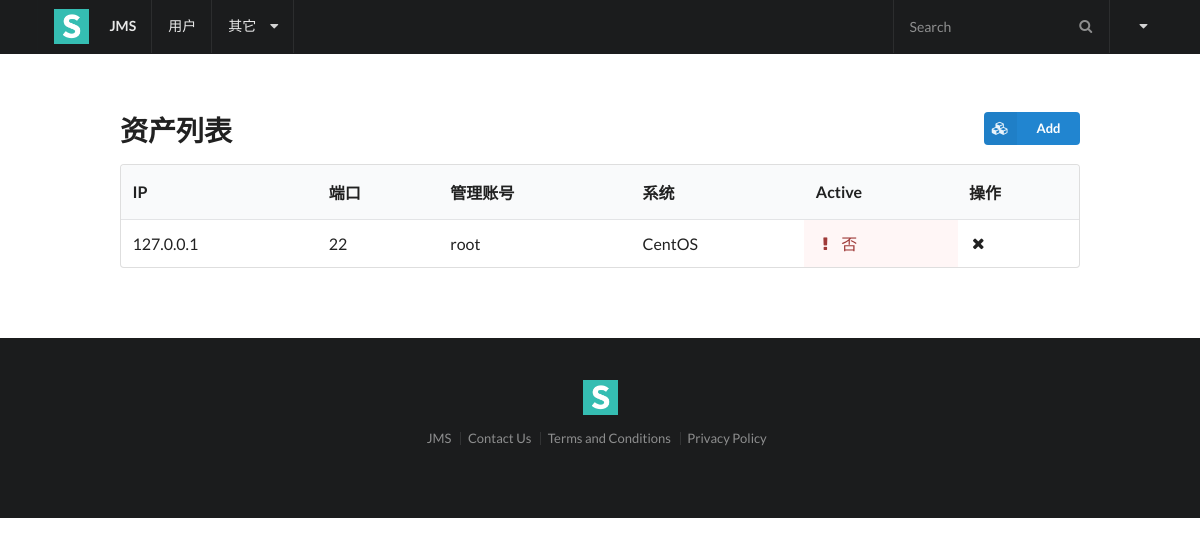
/asset/, run on an earlier commit of the app's database.
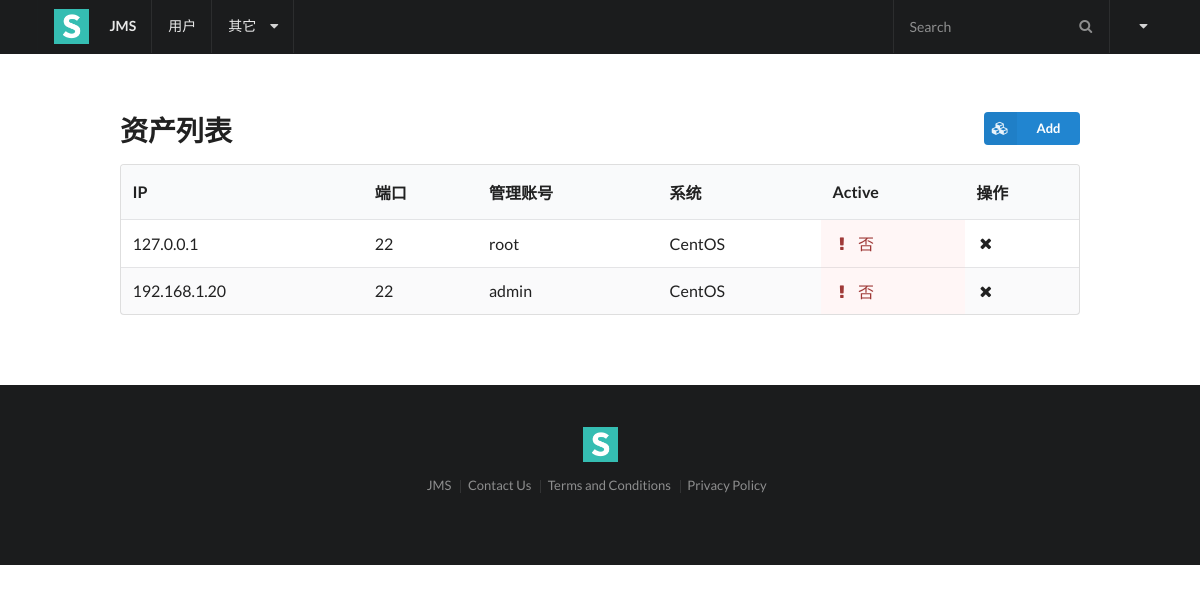
And on a later commit of the database.
### asset/models.py (models this page shows, shortened)
class Asset(models.Model):
    OS_CHOICE = [
        ('C', 'CentOS'),
        ('U', 'Ubuntu'),
        ('D', 'Debian'),
        ('R', 'Redhat'),
        ('B', 'BSD'),
    ]
    ip = models.GenericIPAddressField(verbose_name='IP', unique=True)
    port = models.IntegerField(default=22, verbose_name='端口')
    username = models.CharField(max_length=20, verbose_name='管理用户名')
    password = models.CharField(max_length=32, verbose_name='管理密码')
    os = models.CharField(choices=OS_CHOICE, max_length=2, verbose_name='系统平台')
    is_active = models.BooleanField(default=True, verbose_name='激活')

### asset/views.py (the view)
def asset_list(request):
    form = AssetForm()
    assets = Asset.objects.all()
    return render(request, 'asset/list.html', {'form': form, 'assets': assets})

### asset/forms.py
class AssetForm(ModelForm):
    class Meta:
        model = Asset
        fields = '__all__'
        widgets = {
            'ip': TextInput(attrs={'placeholder': 'IP'}),
            'port': TextInput(attrs={'placeholder': 'Port'}),
            'username': TextInput(attrs={'placeholder': 'Username'}),
            'password': PasswordInput(attrs={'placeholder': 'Password'}),
        }

### asset/templates/asset/list.html (shortened to what this page needs)
{% extends 'base.html' %}
{% block content %}
    <div class="ui right floated small primary labeled icon button" id="asset_add_btn"><i class="cubes icon"></i> Add </div>
    <h1 class="ui header">资产列表</h1>
    <table class="ui striped table">
        <thead>
        <tr>
            <th>IP</th>
            <th>端口</th>
            <th>管理账号</th>
            <th>系统</th>
            <th>Active</th>
            <th>操作</th>
        </tr>
        </thead>
        <tbody>
        {% for asset in assets %}
            <tr {% if not asset.is_active %} class="error" {% endif %}>
                <td>{{ asset.ip }}</td>
                <td>{{ asset.port }}</td>
                <td>{{ asset.username }}</td>
                <td>{{ asset.get_os_display }}</td>
                {% if not user.is_active %}
                    <td class="error"><i class="attention icon"></i> 否</td>
                {% else %}
                    <td class="aligned">
                        <i class="large green checkmark icon"></i>
                    </td>
                {% endif %}
                <td><i class="remove asset icon" href="{% url 'asset:del' %}" value="{{ asset.id }}"></i></td>
            </tr>
        {% endfor %}
        </tbody>
    </table>
{% endblock %}

### templates/base.html (shortened to what this page needs)
{% load staticfiles %}
<html>
<head>
    <link rel="stylesheet" type="text/css" href="{% static 'semantic/semantic.min.css' %}">
</head>
<body>
    <div class="ui fixed inverted menu">
        <div class="ui container">
            <a href="#" class="header item">
              <img class="logo" src="{% static 'img/logo.png' %}">
              JMS
            </a>
            <a class="item">用户</a>
            <div class="ui simple dropdown item">
                其它<i class="dropdown icon"></i>
            </div>
            <div class="right menu">
                <div class="item">
                  <div class="ui transparent inverted icon input">
                    <i class="search icon"></i>
                    <input type="text" placeholder="Search">
                  </div>
                </div>
                <div class="ui simple dropdown item">
                {{ request.user.username }} <i class="dropdown icon"></i>
            </div>
            </div>
        </div>
    </div>
    <div class="ui main text container">
        {% block content %}
        {% endblock %}
    </div>
    <div class="ui inverted vertical footer segment">
        <div class="ui center aligned container">
            <img src="{% static 'img/logo.png' %}" class="ui centered mini image">
            <div class="ui horizontal inverted small divided link list">
                <a class="item" href="#">JMS</a>
                <a class="item" href="#">Contact Us</a>
                <a class="item" href="#">Terms and Conditions</a>
                <a class="item" href="#">Privacy Policy</a>
            </div>
        </div>
    </div>
</body>
</html>

What changed in the data, as far as the page shows it:
added Asset: ip "192.168.1.20", port "22", username "admin", os "CentOS", {{ asset.id }} 3 (drawn)
